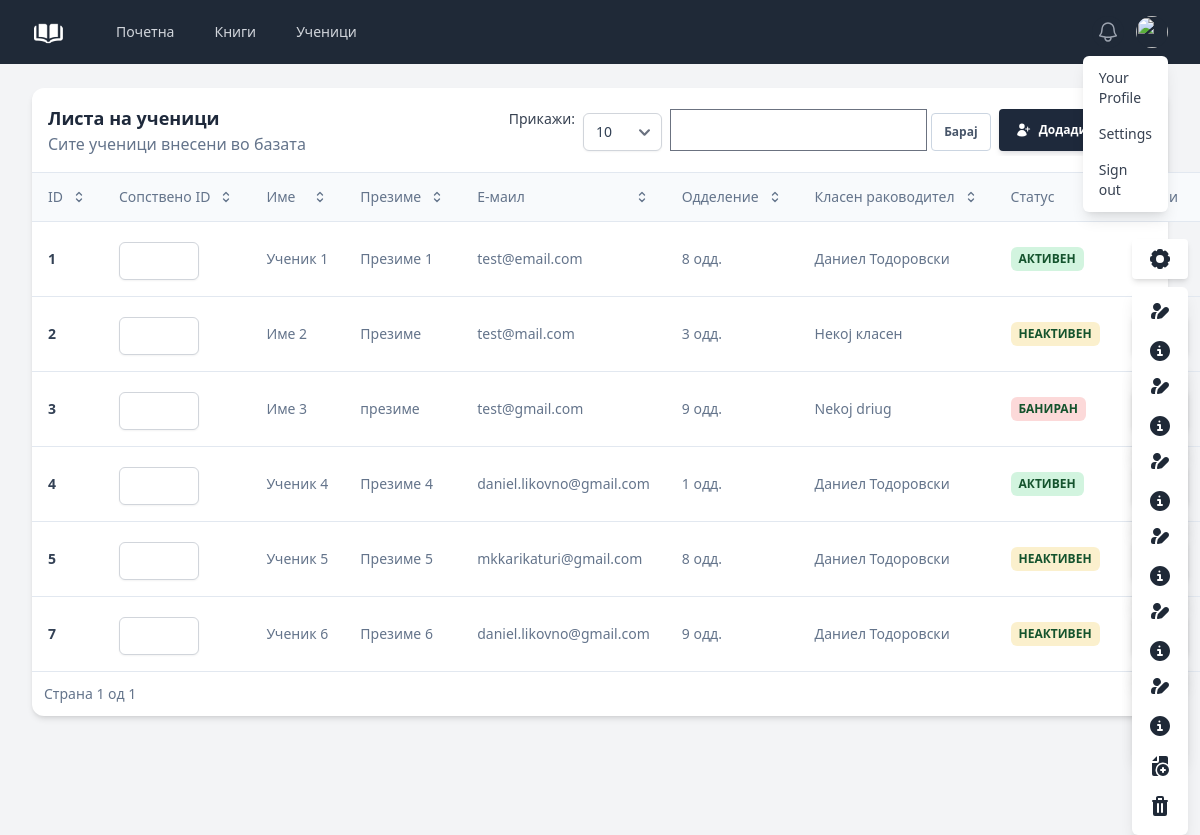
The app's page /biblioteka/korisnici?strana=1 with its own data.
### tables this page shows
CREATE TABLE `ucenici` (
  `id` int(11) NOT NULL,
  `ucenikIme` varchar(255) NOT NULL,
  `ucenikPrezime` varchar(255) NOT NULL,
  `ucenikEmail` varchar(255) DEFAULT NULL,
  `odd_id` int(11) NOT NULL,
  `klasen` varchar(255) NOT NULL,
  `stat` int(11) NOT NULL,
  `zabeleska` text NOT NULL
);

### views/korisnici.view.php (the view, shortened to what the rows shown need)
<?php require('partials/head.php') ?>
<main>
    <div class="mx-auto max-w-7xl py-6 sm:px-6 lg:px-8">
   <div class="relative flex flex-col w-full h-full text-slate-700 bg-white shadow-md rounded-xl bg-clip-border">
       <div class="p-0">
           <table class="w-full mt-4 text-left table-auto min-w-max">
           <thead>
               <tr>
               <th
                   class="p-4 transition-colors cursor-pointer border-y border-slate-200 bg-slate-50 hover:bg-slate-100" onclick="parent.location='?podredi=id&sort=<?= $sort ?>&strana=<?= $_GET['strana']?>&prikazi=<?=$per_page?>'">
                   <p
                   class="flex items-center justify-between gap-2 font-sans text-sm font-normal leading-none text-slate-500">
                   ID
                   <svg xmlns="http://www.w3.org/2000/svg" fill="none" viewBox="0 0 24 24" stroke-width="2"
                       stroke="currentColor" aria-hidden="true" class="w-4 h-4">
                       <path stroke-linecap="round" stroke-linejoin="round"
                       d="M8.25 15L12 18.75 15.75 15m-7.5-6L12 5.25 15.75 9"></path>
                   </svg>
                   </p>
               </th>
                   <th
                           class="p-4 transition-colors cursor-pointer border-y border-slate-200 bg-slate-50 hover:bg-slate-100" onclick="parent.location='?podredi=bid&sort=<?= $sort ?>&strana=<?= $_GET['strana']?>&prikazi=<?=$per_page?>'">
                       <p
                               class="flex items-center justify-between gap-2 font-sans text-sm font-normal leading-none text-slate-500">
                           Сопствено ID
                           <svg xmlns="http://www.w3.org/2000/svg" fill="none" viewBox="0 0 24 24" stroke-width="2"
                                stroke="currentColor" aria-hidden="true" class="w-4 h-4">
                               <path stroke-linecap="round" stroke-linejoin="round"
                                     d="M8.25 15L12 18.75 15.75 15m-7.5-6L12 5.25 15.75 9"></path>
                           </svg>
                       </p>
                   </th>
               <th
                   class="p-4 transition-colors cursor-pointer border-y border-slate-200 bg-slate-50 hover:bg-slate-100" onclick="parent.location='?podredi=ucenikIme&sort=<?= $sort ?>&strana=<?= $_GET['strana']?>&prikazi=<?=$per_page?>'">
                   <p
                   class="flex items-center justify-between gap-2 font-sans text-sm font-normal leading-none text-slate-500">
                   Име
                   <svg xmlns="http://www.w3.org/2000/svg" fill="none" viewBox="0 0 24 24" stroke-width="2"
                       stroke="currentColor" aria-hidden="true" class="w-4 h-4">
                       <path stroke-linecap="round" stroke-linejoin="round"
                       d="M8.25 15L12 18.75 15.75 15m-7.5-6L12 5.25 15.75 9"></path>
                   </svg>
                   </p>
               </th>
               <th
                   class="p-4 transition-colors cursor-pointer border-y border-slate-200 bg-slate-50 hover:bg-slate-100" onclick="parent.location='?podredi=ucenikPrezime&sort=<?= $sort ?>&strana=<?= $_GET['strana']?>&prikazi=<?=$per_page?>'">
                   <p
                   class="flex items-center justify-between gap-2 font-sans text-sm  font-normal leading-none text-slate-500">
                   Презиме
                   <svg xmlns="http://www.w3.org/2000/svg" fill="none" viewBox="0 0 24 24" stroke-width="2"
                       stroke="currentColor" aria-hidden="true" class="w-4 h-4">
                       <path stroke-linecap="round" stroke-linejoin="round"
                       d="M8.25 15L12 18.75 15.75 15m-7.5-6L12 5.25 15.75 9"></path>
                   </svg>
                   </p>
               </th>
               <th
                   class="p-4 transition-colors cursor-pointer border-y border-slate-200 bg-slate-50 hover:bg-slate-100" onclick="parent.location='?podredi=ucenikEmail&sort=<?= $sort ?>&strana=<?= $_GET['strana']?>&prikazi=<?=$per_page?>'">
                   <p
                   class="flex items-center justify-between gap-2 font-sans text-sm  font-normal leading-none text-slate-500">
                   Е-маил
                   <svg xmlns="http://www.w3.org/2000/svg" fill="none" viewBox="0 0 24 24" stroke-width="2"
                       stroke="currentColor" aria-hidden="true" class="w-4 h-4">
                       <path stroke-linecap="round" stroke-linejoin="round"
                       d="M8.25 15L12 18.75 15.75 15m-7.5-6L12 5.25 15.75 9"></path>
                   </svg>
                   </p>
               </th>
               <th
                   class="p-4 transition-colors cursor-pointer border-y border-slate-200 bg-slate-50 hover:bg-slate-100" onclick="parent.location='?podredi=odd_id&sort=<?= $sort ?>&strana=<?= $_GET['strana']?>&prikazi=<?=$per_page?>'">
                   <p
                   class="flex items-center justify-between gap-2 font-sans text-sm  font-normal leading-none text-slate-500">
                   Одделение
                   <svg xmlns="http://www.w3.org/2000/svg" fill="none" viewBox="0 0 24 24" stroke-width="2"
                       stroke="currentColor" aria-hidden="true" class="w-4 h-4">
                       <path stroke-linecap="round" stroke-linejoin="round"
                       d="M8.25 15L12 18.75 15.75 15m-7.5-6L12 5.25 15.75 9"></path>
                   </svg>
                   </p>
               </th>
               <th
                   class="p-4 transition-colors cursor-pointer border-y border-slate-200 bg-slate-50 hover:bg-slate-100" onclick="parent.location='?podredi=klasen&sort=<?= $sort ?>&strana=<?= $_GET['strana']?>&prikazi=<?=$per_page?>'">
                   <p
                   class="flex items-center justify-between gap-2 font-sans text-sm  font-normal leading-none text-slate-500">
                   Класен раководител
                   <svg xmlns="http://www.w3.org/2000/svg" fill="none" viewBox="0 0 24 24" stroke-width="2"
                       stroke="currentColor" aria-hidden="true" class="w-4 h-4">
                       <path stroke-linecap="round" stroke-linejoin="round"
                       d="M8.25 15L12 18.75 15.75 15m-7.5-6L12 5.25 15.75 9"></path>
                   </svg>
                   </p>
               </th>
               <th
                   class="p-4 transition-colors cursor-pointer border-y border-slate-200 bg-slate-50 hover:bg-slate-100" onclick="parent.location='?podredi=stat&sort=<?= $sort ?>&strana=<?= $_GET['strana']?>&prikazi=<?=$per_page?>'">
                   <p
                   class="flex items-center justify-between gap-2 font-sans text-sm  font-normal leading-none text-slate-500">
                   Статус
                   </p>
               </th>
               <th
                   class="p-4 transition-colors cursor-pointer border-y border-slate-200 bg-slate-50 hover:bg-slate-100">
                   <p
                   class="flex items-center justify-between gap-2 font-sans text-sm  font-normal leading-none text-slate-500">Опции
                   </p>
               </th>
               </tr>
           </thead>
               <tbody>
<?php
$page = isset($_GET['strana'])?intval($_GET['strana']-1):0;
if($brkorisnici > 0){
    if(isset($_POST['baranje']) && !empty($_POST['baranje'])) {
        $looping =  $notes;
    }else{
        $looping =  array_slice($notes, $page*$per_page, $per_page);
    }
    foreach ( $looping  as $note) : ?>
               <tr>
               <td class="p-4 border-b border-slate-200">
                   <div class="flex flex-col">
                   <p class="text-sm font-semibold text-slate-700">
                   <?php
                   if(isset($_POST['baranje']) && !empty($_POST['baranje'])) {
                       echo strong_words($note['id'],[$_POST['baranje']]);
                   }else{
                       echo  $note['id'];
                   }
                   ?>
                   </p>
                   </div>
               </td>
                   <td class="p-4 border-b border-slate-200">
                       <div class="flex flex-col">
                           <p
                                   class="text-sm text-slate-500">
                               <?php
                               if(isset($_POST['baranje']) && !empty($_POST['baranje'])) {
                                   echo  strong_words($note['bid'],[$_POST['baranje']]);
                               }else{
                                   echo '<input type="text" size="5" style="width: 80px;" class="mt-1 block w-full rounded-md border-gray-300 shadow-sm focus:border-indigo-500 focus:ring-indigo-500 sm:text-sm" onclick="this.select(); document.execCommand(\'Copy\');" value="' . htmlspecialchars($note['bid']) . '">';
                               }
                               ?>
                           </p>
                       </div>
                   </td>
               <td class="p-4 border-b border-slate-200">
                   <div class="flex flex-col">
                   <p
                       class="text-sm text-slate-500">
                       <?php
                       if(isset($_POST['baranje']) && !empty($_POST['baranje'])) {
                           echo strong_words($note['ucenikIme'],[$_POST['baranje']]);
                       }else{
                          echo  htmlspecialchars($note['ucenikIme']);
                       }
                       ?>
                   </p>
                   </div>
               </td>
               <td class="p-4 border-b border-slate-200">
                   <div class="flex flex-col">
                   <p
                       class="text-sm text-slate-500">
                       <?php
                       if(isset($_POST['baranje']) && !empty($_POST['baranje'])) {
                           echo strong_words($note['ucenikPrezime'],[$_POST['baranje']]);
                       }else{
                           echo  htmlspecialchars($note['ucenikPrezime']);
                       }
                       ?>
                   </p>
                   </div>
               </td>
               <td class="p-4 border-b border-slate-200">
                   <p class="text-sm text-slate-500">
                   <?= htmlspecialchars($note['ucenikEmail']) ?>
                   </p>
               </td>
               <td class="p-4 border-b border-slate-200">
                   <p class="text-sm text-slate-500">
                   <?= htmlspecialchars($note['odd_id']) ?> одд.
                   </p>
               </td>
               <td class="p-4 border-b border-slate-200">
                   <p class="text-sm text-slate-500">
                   <?= htmlspecialchars($note['klasen']) ?>
                   </p>
               </td>
               <td class="p-4 border-b border-slate-200">
                   <div class="w-max">
                   <?php if ($note['stat'] === 0) : ?>
                   <div
                       class="relative grid items-center px-2 py-1 font-sans text-xs font-bold text-green-900 uppercase rounded-md select-none whitespace-nowrap bg-green-500/20">
                       <span class="">Активен</span>
                   </div>
                   <?php elseif ($note['stat'] === 1) : ?>
                    <div
                       class="relative grid items-center px-2 py-1 font-sans text-xs font-bold text-green-900 uppercase rounded-md select-none whitespace-nowrap bg-yellow-500/20">
                       <span class="">Неактивен</span>
                   </div>
                   <?php elseif ($note['stat'] === 2) : ?>
                    <div
                       class="relative grid items-center px-2 py-1 font-sans text-xs font-bold text-green-900 uppercase rounded-md select-none whitespace-nowrap bg-red-500/20">
                       <span class="">Баниран</span>
                   </div>
                    <?php endif;?>
                   </div>
               </td>
               <td class="p-4 border-b border-slate-200">
                   <div class="relative" x-data="{ open: false }">
                       <button @click="open = !open" class="rounded bg-white px-4 py-2 text-gray-700 shadow-md" >
                       </button>
                       <div x-show="open" @click.away="open = false" class="absolute right-0 mt-2 w-15 origin-top-right rounded-md bg-white shadow-lg ring-1 ring-black ring-opacity-0 z-20">
                           <div class="py-1" role="menu" aria-orientation="vertical" aria-labelledby="options-menu">
                               <a href="./korisnik?id=<?= $note['id'] ?>" class="block px-4 py-2 text-sm text-gray-700 hover:bg-gray-100" role="menuitem">
                               </a>
                               <a href="./razdolzi?id=<?= $note['id'] ?>" class="block px-4 py-2 text-sm text-gray-700 hover:bg-gray-100" role="menuitem">
                               </a>
                               <a href="./zadolzi?id=<?= $note['id'] ?>" class="block px-4 py-2 text-sm text-gray-700 hover:bg-gray-100" role="menuitem">
                               </a>
                               <a href="#" class="block px-4 py-2 text-sm text-gray-700 hover:bg-gray-100" role="menuitem">
                                   <form method="POST" enctype="multipart/form-data">
                                       <button type="submit" name="izbrisi">
                                       </button>
                                   </form>
                               </a>
                           </div>
                       </div>
                   </div>
               </td>
               </tr>
        <?php endforeach; ?>
      <?php
        }else{
      echo "<tr><td class='p-4 border-b border-slate-200'>Нема резултат</td></tr>";
      }
      ?>
           </tbody>
           </table>
       </div>
       </div>
</div>
</main>
<?php require('partials/footer.php') ?>

### records on screen
ucenici: id "1", ucenikIme "Ученик 1", ucenikPrezime "Презиме 1", ucenikEmail "test@email.com", odd "8", klasen "Даниел Тодоровски", stat "АКТИВЕН"
ucenici: id "2", ucenikIme "Име 2", ucenikPrezime "Презиме", ucenikEmail "test@mail.com", odd "3", klasen "Некој класен", stat "НЕАКТИВЕН"
ucenici: id "3", ucenikIme "Име 3", ucenikPrezime "презиме", ucenikEmail "test@gmail.com", odd "9", klasen "Nekoj driug", stat "БАНИРАН"
ucenici: id "4", ucenikIme "Ученик 4", ucenikPrezime "Презиме 4", ucenikEmail "daniel.likovno@gmail.com", odd "1", klasen "Даниел Тодоровски", stat "АКТИВЕН"
ucenici: id "5", ucenikIme "Ученик 5", ucenikPrezime "Презиме 5", ucenikEmail "mkkarikaturi@gmail.com", odd "8", klasen "Даниел Тодоровски", stat "НЕАКТИВЕН"
ucenici: id "7", ucenikIme "Ученик 6", ucenikPrezime "Презиме 6", ucenikEmail "daniel.likovno@gmail.com", odd "9", klasen "Даниел Тодоровски", stat "НЕАКТИВЕН"

### other values on screen
$strana "1"
$number_of_pages "1"
